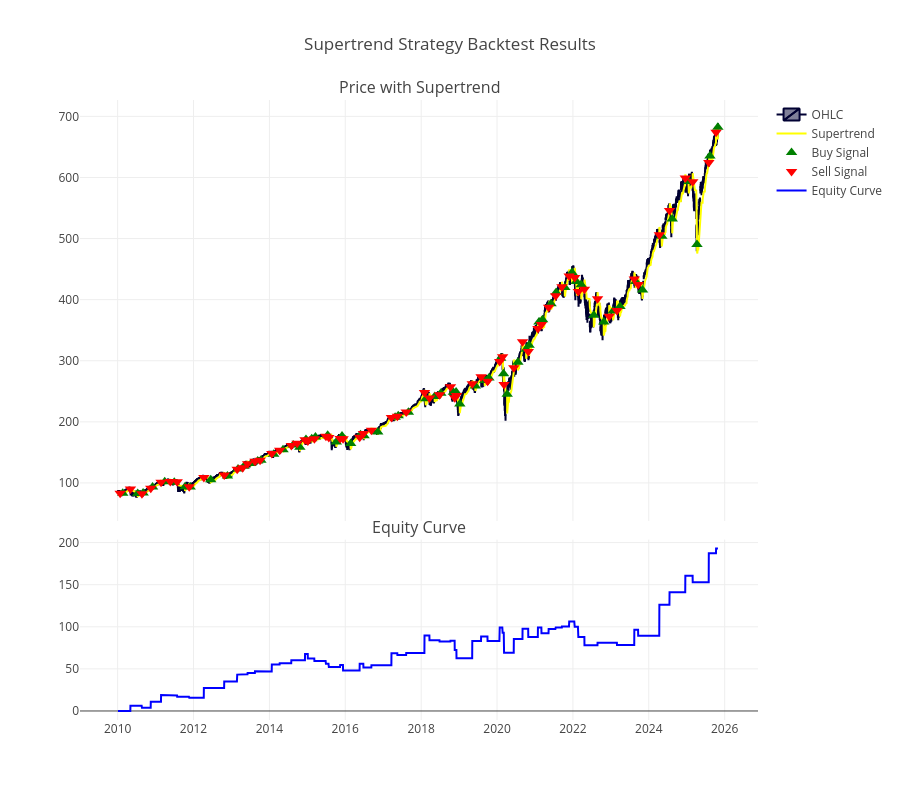

The notebook cell saved with this chart:
### Code cell
# Plot equity curve
import plotly.graph_objects as go
from plotly.subplots import make_subplots

fig = make_subplots(rows=2, cols=1, shared_xaxes=True,
                   vertical_spacing=0.03, subplot_titles=('Price with Supertrend', 'Equity Curve'),
                   row_heights=[0.7, 0.3])

# Add candlestick
fig.add_trace(go.Candlestick(x=df['Date'],
                            open=df['Open'],
                            high=df['High'],
                            low=df['Low'],
                            close=df['Close'],
                            name='OHLC'),
              row=1, col=1)

# Add Supertrend line
fig.add_trace(go.Scatter(x=df['Date'],
                        y=df['supertrend'],
                        mode='lines',
                        name='Supertrend',
                        line=dict(color='yellow')),
              row=1, col=1)

# Add buy signals
buy_signals = df[df['crossover_supertrend'] == 1]
fig.add_trace(go.Scatter(x=buy_signals['Date'],
                        y=buy_signals['Low'],
                        mode='markers',
                        name='Buy Signal',
                        marker=dict(color='green', symbol='triangle-up', size=10)),
              row=1, col=1)

# Add sell signals
sell_signals = df[df['crossover_supertrend'] == -1]
fig.add_trace(go.Scatter(x=sell_signals['Date'],
                        y=sell_signals['High'],
                        mode='markers',
                        name='Sell Signal',
                        marker=dict(color='red', symbol='triangle-down', size=10)),
              row=1, col=1)

# Add equity curve
fig.add_trace(go.Scatter(x=df['Date'],
                        y=df['Cumulative_Return'],
                        mode='lines',
                        name='Equity Curve',
                        line=dict(color='blue')),
              row=2, col=1)

# Update layout
fig.update_layout(
    title_text="Supertrend Strategy Backtest Results",
    xaxis_rangeslider_visible=False,
    height=800
)

fig.show()

### Figure 1 — Plotly figure (JSON) as saved in the notebook; plotly's stock layout.template omitted (floating-point values rounded to 4 significant figures; data arrays with more than 128 entries replaced by an {"elided": "..."} marker saying what was removed)
{"data": [{"close": {"elided": "3980 float values"}, "high": {"elided": "3980 float values"}, "low": {"elided": "3980 float values"}, "name": "OHLC", "open": {"elided": "3980 float values"}, "type": "candlestick", "x": {"elided": "3980 str values"}, "xaxis": "x", "yaxis": "y"}, {"line": {"color": "yellow"}, "mode": "lines", "name": "Supertrend", "type": "scatter", "x": {"elided": "3980 str values"}, "xaxis": "x", "y": {"elided": "3980 float values"}, "yaxis": "y"}, {"marker": {"color": "green", "size": 10, "symbol": "triangle-up"}, "mode": "markers", "name": "Buy Signal", "type": "scatter", "x": ["2010-02-19T00:00:00", "2010-07-13T00:00:00", "2010-09-03T00:00:00", "2010-12-03T00:00:00", "2011-03-30T00:00:00", "2011-06-30T00:00:00", "2011-10-12T00:00:00", "2011-11-30T00:00:00", "2012-06-15T00:00:00", "2012-11-23T00:00:00", "2013-03-05T00:00:00", "2013-05-02T00:00:00", "2013-07-08T00:00:00", "2013-09-10T00:00:00", "2013-10-11T00:00:00", "2014-02-11T00:00:00", "2014-05-12T00:00:00", "2014-08-18T00:00:00", "2014-10-21T00:00:00", "2014-12-19T00:00:00", "2015-02-12T00:00:00", "2015-03-20T00:00:00", "2015-07-16T00:00:00", "2015-10-07T00:00:00", "2015-12-01T00:00:00", "2016-02-22T00:00:00", "2016-05-27T00:00:00", "2016-06-30T00:00:00", "2016-11-09T00:00:00", "2017-04-25T00:00:00", "2017-05-25T00:00:00", "2017-08-31T00:00:00", "2018-02-15T00:00:00", "2018-05-11T00:00:00", "2018-07-09T00:00:00", "2018-11-07T00:00:00", "2018-12-03T00:00:00", "2019-01-08T00:00:00", "2019-06-07T00:00:00", "2019-09-05T00:00:00", "2019-10-15T00:00:00", "2020-02-05T00:00:00", "2020-03-04T00:00:00", "2020-04-08T00:00:00", "2020-07-20T00:00:00", "2020-10-08T00:00:00", "2020-11-05T00:00:00", "2021-02-08T00:00:00", "2021-03-15T00:00:00", "2021-06-04T00:00:00", "2021-07-23T00:00:00", "2021-10-15T00:00:00", "2021-12-23T00:00:00", "2022-02-02T00:00:00", "2022-03-22T00:00:00", "2022-07-21T00:00:00", "2022-10-25T00:00:00", "2023-01-23T00:00:00", "2023-03-30T00:00:00", "2023-08-29T00:00:00", "2023-11-02T00:00:00", "2024-05-06T00:00:00", "2024-08-14T00:00:00", "2025-01-21T00:00:00", "2025-04-09T00:00:00", "2025-08-12T00:00:00", "2025-10-27T00:00:00"], "xaxis": "x", "y": [83.04, 82.7, 83.47, 93.2, 102.0, 101.2, 93.67, 93.41, 105.3, 111.3, 123.0, 127.5, 131.9, 136.0, 137.1, 147.1, 154.3, 162.2, 158.6, 171.2, 172.4, 175.3, 177.9, 166.9, 176.7, 164.7, 179.0, 177.4, 183.3, 207.4, 210.1, 215.6, 237.9, 241.4, 246.8, 248.5, 248.9, 229.1, 258.9, 267.6, 271.6, 303.9, 278.8, 245.2, 297.7, 318.7, 325.2, 363.6, 367.0, 393.4, 411.6, 419.8, 444.6, 429.8, 424.3, 374.3, 363.4, 381.5, 388.8, 429.8, 415.8, 504.0, 532.0, 593.5, 490.2, 635.0, 682.1], "yaxis": "y"}, {"marker": {"color": "red", "size": 10, "symbol": "triangle-down"}, "mode": "markers", "name": "Sell Signal", "type": "scatter", "x": ["2010-01-25T00:00:00", "2010-05-04T00:00:00", "2010-08-23T00:00:00", "2010-11-16T00:00:00", "2011-02-23T00:00:00", "2011-05-23T00:00:00", "2011-07-28T00:00:00", "2011-11-21T00:00:00", "2012-04-10T00:00:00", "2012-10-23T00:00:00", "2013-02-25T00:00:00", "2013-04-18T00:00:00", "2013-06-05T00:00:00", "2013-08-15T00:00:00", "2013-10-03T00:00:00", "2014-01-24T00:00:00", "2014-04-10T00:00:00", "2014-07-31T00:00:00", "2014-09-25T00:00:00", "2014-12-10T00:00:00", "2015-01-06T00:00:00", "2015-03-10T00:00:00", "2015-06-29T00:00:00", "2015-07-27T00:00:00", "2015-11-13T00:00:00", "2015-12-11T00:00:00", "2016-05-19T00:00:00", "2016-06-24T00:00:00", "2016-09-09T00:00:00", "2017-03-21T00:00:00", "2017-05-17T00:00:00", "2017-08-10T00:00:00", "2018-02-02T00:00:00", "2018-03-22T00:00:00", "2018-06-27T00:00:00", "2018-10-10T00:00:00", "2018-11-20T00:00:00", "2018-12-07T00:00:00", "2019-05-08T00:00:00", "2019-08-01T00:00:00", "2019-10-02T00:00:00", "2020-01-27T00:00:00", "2020-02-24T00:00:00", "2020-03-09T00:00:00", "2020-06-11T00:00:00", "2020-09-03T00:00:00", "2020-10-28T00:00:00", "2021-01-29T00:00:00", "2021-03-04T00:00:00", "2021-05-12T00:00:00", "2021-07-19T00:00:00", "2021-09-17T00:00:00", "2021-11-26T00:00:00", "2022-01-18T00:00:00", "2022-02-22T00:00:00", "2022-04-22T00:00:00", "2022-08-26T00:00:00", "2022-12-16T00:00:00", "2023-03-01T00:00:00", "2023-08-15T00:00:00", "2023-09-21T00:00:00", "2024-04-12T00:00:00", "2024-07-19T00:00:00", "2024-12-18T00:00:00", "2025-02-27T00:00:00", "2025-08-01T00:00:00", "2025-10-10T00:00:00"], "xaxis": "x", "y": [83.08, 89.94, 82.42, 91.2, 101.3, 102.3, 102.0, 93.68, 108.8, 112.9, 122.4, 125.0, 131.4, 135.4, 137.3, 148.4, 153.6, 161.4, 164.9, 170.6, 168.8, 172.2, 176.4, 174.5, 172.9, 172.5, 174.8, 181.1, 186.4, 207.2, 209.4, 216.0, 248.1, 239.0, 244.5, 257.3, 239.4, 243.2, 262.2, 273.9, 266.6, 298.8, 306.6, 261.2, 288.6, 330.9, 315.3, 352.7, 359.5, 387.5, 406.5, 421.0, 438.6, 436.4, 413.2, 416.9, 401.4, 372.7, 382.5, 433.9, 425.0, 506.4, 545.8, 599.1, 592.8, 624.6, 674.0], "yaxis": "y"}, {"line": {"color": "blue"}, "mode": "lines", "name": "Equity Curve", "type": "scatter", "x": {"elided": "3980 str values"}, "xaxis": "x2", "y": {"elided": "3980 float values"}, "yaxis": "y2"}], "layout": {"annotations": [{"font": {"size": 16}, "showarrow": false, "text": "Price with Supertrend", "x": 0.5, "xanchor": "center", "xref": "paper", "y": 1.0, "yanchor": "bottom", "yref": "paper"}, {"font": {"size": 16}, "showarrow": false, "text": "Equity Curve", "x": 0.5, "xanchor": "center", "xref": "paper", "y": 0.291, "yanchor": "bottom", "yref": "paper"}], "height": 800, "title": {"text": "Supertrend Strategy Backtest Results"}, "xaxis": {"anchor": "y", "domain": [0, 1], "matches": "x2", "rangeslider": {"visible": false}, "showticklabels": false}, "xaxis2": {"anchor": "y2", "domain": [0, 1]}, "yaxis": {"anchor": "x", "domain": [0.321, 1.0]}, "yaxis2": {"anchor": "x2", "domain": [0, 0.291]}}}
